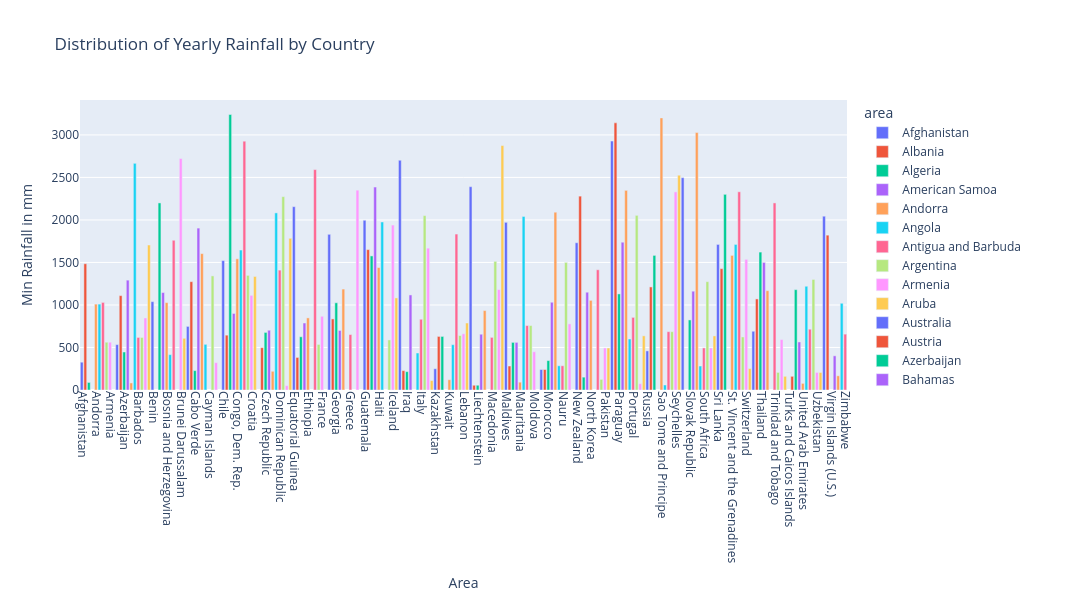

Source (notebook cell):
### Code cell
import plotly.express as px


y2['average_rain_fall_mm_per_year'] = pd.to_numeric(y2['average_rain_fall_mm_per_year'], errors='coerce')

luv2 = y2.groupby('area')['average_rain_fall_mm_per_year'].min().reset_index()

fig = px.bar(luv2, x='area', y='average_rain_fall_mm_per_year',
             title='Distribution of Yearly Rainfall by Country',color='area',width=2900)

fig.update_layout(
    xaxis_title='Area',
    yaxis_title='Min Rainfall in mm',
    xaxis_tickangle=90,
    height=600
)

fig.show()
